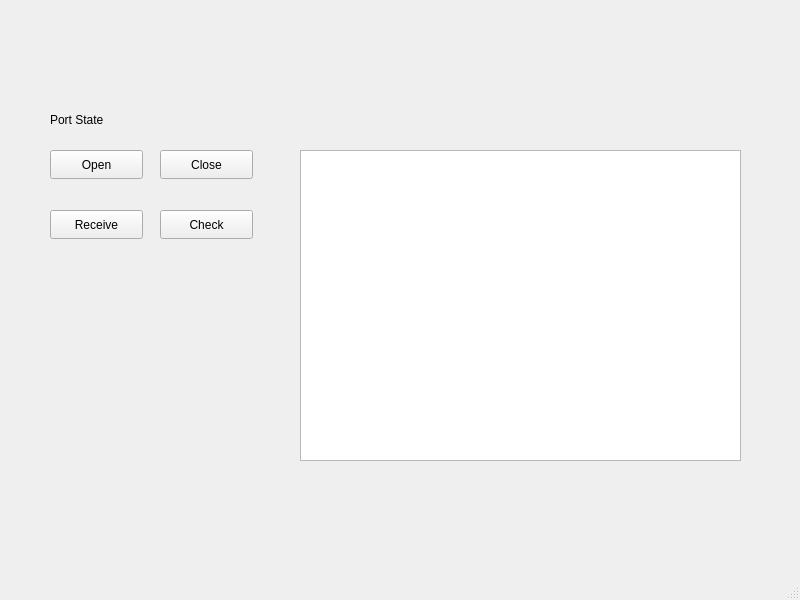
<?xml version="1.0" encoding="UTF-8"?>
<ui version="4.0">
 <class>MainWindow</class>
 <widget class="QMainWindow" name="MainWindow">
  <property name="geometry">
   <rect>
    <x>0</x>
    <y>0</y>
    <width>800</width>
    <height>600</height>
   </rect>
  </property>
  <property name="windowTitle">
   <string>MainWindow</string>
  </property>
  <widget class="QWidget" name="centralwidget">
   <widget class="QPushButton" name="receiveButton">
    <property name="geometry">
     <rect>
      <x>50</x>
      <y>210</y>
      <width>93</width>
      <height>29</height>
     </rect>
    </property>
    <property name="text">
     <string>Receive</string>
    </property>
   </widget>
   <widget class="QPushButton" name="openButton">
    <property name="geometry">
     <rect>
      <x>50</x>
      <y>150</y>
      <width>93</width>
      <height>29</height>
     </rect>
    </property>
    <property name="text">
     <string>Open</string>
    </property>
   </widget>
   <widget class="QPushButton" name="closeButton">
    <property name="geometry">
     <rect>
      <x>160</x>
      <y>150</y>
      <width>93</width>
      <height>29</height>
     </rect>
    </property>
    <property name="text">
     <string>Close</string>
    </property>
   </widget>
   <widget class="QListView" name="listView">
    <property name="geometry">
     <rect>
      <x>300</x>
      <y>150</y>
      <width>441</width>
      <height>311</height>
     </rect>
    </property>
   </widget>
   <widget class="QPushButton" name="checkButton">
    <property name="geometry">
     <rect>
      <x>160</x>
      <y>210</y>
      <width>93</width>
      <height>29</height>
     </rect>
    </property>
    <property name="text">
     <string>Check</string>
    </property>
   </widget>
   <widget class="QLabel" name="label">
    <property name="geometry">
     <rect>
      <x>50</x>
      <y>110</y>
      <width>71</width>
      <height>20</height>
     </rect>
    </property>
    <property name="text">
     <string>Port State</string>
    </property>
   </widget>
   <widget class="QLabel" name="portStateLamp">
    <property name="geometry">
     <rect>
      <x>190</x>
      <y>100</y>
      <width>31</width>
      <height>31</height>
     </rect>
    </property>
    <property name="text">
     <string/>
    </property>
   </widget>
  </widget>
  <widget class="QMenuBar" name="menubar">
   <property name="geometry">
    <rect>
     <x>0</x>
     <y>0</y>
     <width>800</width>
     <height>26</height>
    </rect>
   </property>
  </widget>
  <widget class="QStatusBar" name="statusbar"/>
 </widget>
 <resources/>
 <connections/>
</ui>
